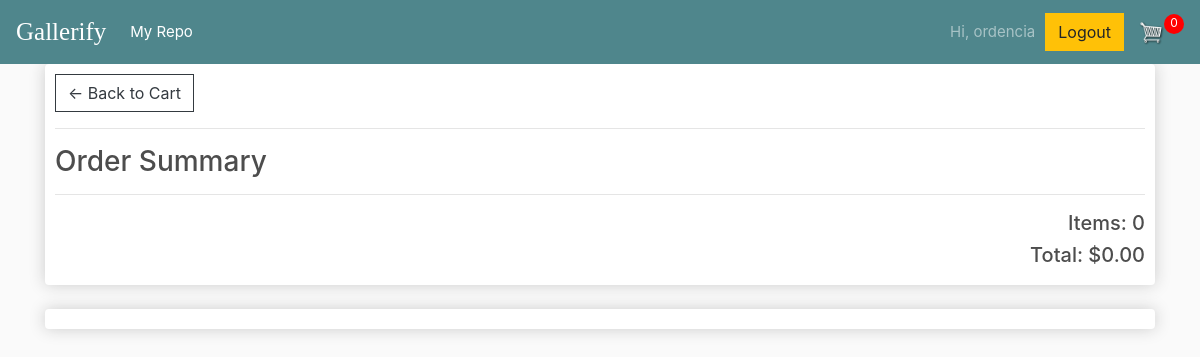
Before: /checkout/ (signed in) with the older database file.
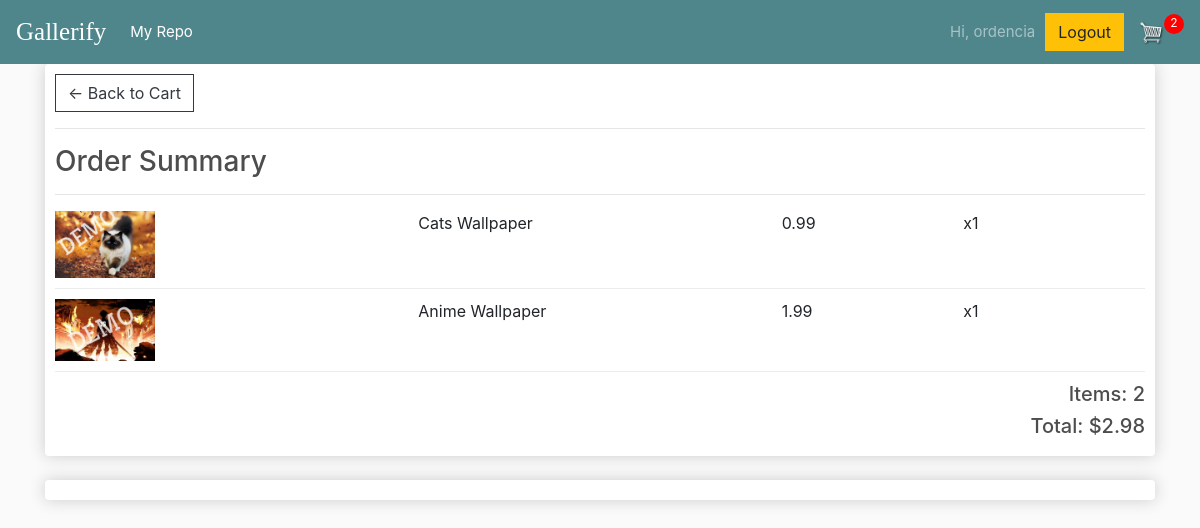
After: the same page with the newer database file.
### gallery/models.py (models this page shows, shortened)
class Order(models.Model):
	customer = models.ForeignKey(Customer, on_delete=models.SET_NULL, blank=True, null=True)
	date_ordered = models.DateTimeField(auto_now_add=True)
	complete = models.BooleanField(default=False, null=True, blank=False)
	transaction_id = models.CharField(max_length=200, null=True)
	@property
	def get_cart_total(self):
		orderitems = self.orderitem_set.all()
		total = sum([item.get_total for item in orderitems])
		return total
	@property
	def get_cart_items(self):
		orderitems = self.orderitem_set.all()
		total = sum([1 for item in orderitems])
		return total
	@property
	def get_added_items(self):
		addeditems = list(self.orderitem_set.values('product_id'))
		print('added items:', addeditems)
		return addeditems

class OrderItem(models.Model):
	product = models.ForeignKey(Product, on_delete=models.SET_NULL, blank=True, null=True)
	order = models.ForeignKey(Order, on_delete=models.SET_NULL, blank=True, null=True)
	date_added = models.DateTimeField(auto_now_add=True)
	@property
	def get_total(self):
		total = self.product.price
		return total

class Product(models.Model):
	name = models.CharField(max_length=200, null=True)
	price = models.DecimalField(max_digits=7, decimal_places=2)
	sampleImage = models.ImageField(null=True, blank=True, upload_to='sample_images')
	image = models.ImageField(null=True, blank=True, upload_to='product_images')
	@property
	def sampleImageURL(self):
		try:
			url = self.sampleImage.url
		except:
			url = ''
		return url

### gallery/views.py (the view)
# urls.py: path('checkout/', views.checkout, name="checkout"),
@login_required
def checkout(request):
	context = cartData(request)
	return render(request, 'gallery/checkout.html', context)

### gallery/utils.py (called while the page is built, shortened)
def cookieCart(request):
	try:
		cart = json.loads(request.COOKIES['cart'])
	except:
		cart = {}
	items = []
	order = {'get_cart_total':0, 'get_cart_items': 0}
	cartItems = order['get_cart_items']
	return {'items': items, 'order': order, 'cartItems': cartItems}

def cartData(request):
	if request.user.is_authenticated:
		customer, created = Customer.objects.get_or_create(user=request.user)
		customer.name = request.user.username
		customer.email = request.user.email
		customer.save()
		order, created = Order.objects.get_or_create(customer=customer, complete=False)
		items = order.orderitem_set.all()
		cartItems = order.get_cart_items
		cookieData = cookieCart(request)
	else:
		cookieData = cookieCart(request)
		cartItems = cookieData['cartItems']
		order = cookieData['order']
		items = cookieData['items']
	return {'items': items, 'order': order, 'cartItems': cartItems}

### gallery/templates/gallery/checkout.html (shortened to what this page needs)
{% extends 'gallery/main.html' %}
{% load static %}
{% block content %}
		<div>
			<div class="box-element">
				<a class="btn btn-outline-dark" href="{% url 'cart' %}">&#x2190; Back to Cart</a>
				<hr>
				<h3>Order Summary</h3>
				<hr>
				{% for item in items %}
				<div class="cart-row">
					<div style="flex:2"><img class="row-image" src="{{item.product.sampleImageURL}}"></div>
					<div style="flex:2"><p>{{item.product.name}}</p></div>
					<div style="flex:1"><p>{{item.product.price|floatformat:2}}</p></div>
					<div style="flex:1"><p>x1</p></div>
				</div>
				{% endfor %}
				<div style="text-align: right">
					<h5>Items:   {{order.get_cart_items}}</h5>
					<h5>Total:   ${{order.get_cart_total|floatformat:2}}</h5>
				</div>
			</div>
		</div>
		<div>
			<br>
			<div class="box-element" id="payment-info" >
			</div>
		</div>
{% endblock content %}

### gallery/templates/gallery/main.html (shortened to what this page needs)
<!DOCTYPE html>
{% load static %}
<html>
<head>
	<link rel="stylesheet" href="https://stackpath.bootstrapcdn.com/bootstrap/4.4.1/css/bootstrap.min.css">
	<link rel="stylesheet" type="text/css" href="{% static 'css/main.css' %}">
</head>
<body>
	<nav class="navbar navbar-expand-lg navbar-dark bg-dark">
	  <a class="navbar-brand" href="{% url 'store' %}">Gallerify</a>
	  <div class="collapse navbar-collapse" id="navbarSupportedContent">
	    <ul class="navbar-nav mr-auto">
	      <li class="nav-item active">
	        <a class="nav-link" href="{% url 'user_repo' %}">My Repo <span class="sr-only">(current)</span></a>
	      </li>
	    </ul>
	    <div class="form-inline my-2 my-lg-0">
	    	{% if user.is_authenticated %}
				<span class="navbar-text">Hi, {{user}}</span>
				<a href="{% url 'logout' %}"class="btn btn-warning">Logout</a>
        	{% else %}
	          	<a href="{% url 'login' %}"class="btn btn-warning">Login</a>
        	{% endif %}
	     	<a href="{% url 'cart' %}">
	    		<img  id="cart-icon" src="{% static 'images/cartIcon.png' %}">
	    	</a>
	    	{% if cartItems or cartItems == 0 %}
	    		<p id="cart-total">{{cartItems}}</p>
	    	{% endif %}
	    </div>
	  </div>
	</nav>
	<div class="container">
		{% block content %}
		{% endblock content%}
	</div>
</body>
</html>

Changed rows visible on the page:
added OrderItem: product.sampleImageURL (picture), product.name "Cats Wallpaper", product.price "0.99"
added OrderItem: product.sampleImageURL (picture), product.name "Anime Wallpaper", product.price "1.99"
computed for Order: get_cart_items "0" → "2"; get_cart_total "0.00" → "2.98"
Other visible differences:
{{ cartItems }}: "0" → "2"
